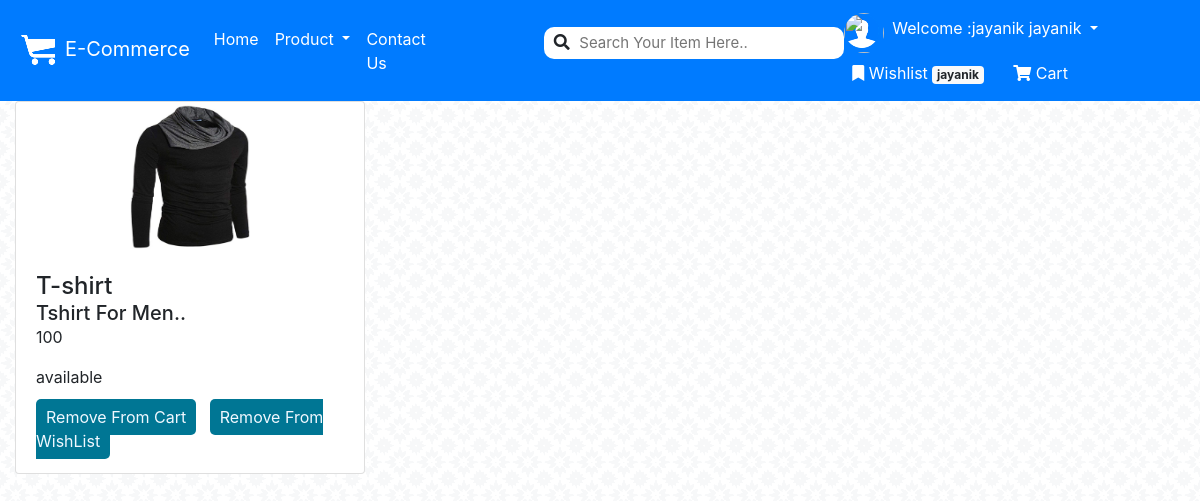
The app's page /user_product_details/11/ (signed in) with its own data.
### app1/models.py (models this page shows, shortened)
class Product(models.Model):
    CHOICES=(
        ("fashion",'fashion'),
        ("electronic",'electronic'),
        ("mobile",'mobile'),
    )
    user=models.ForeignKey(Registration,on_delete=models.CASCADE)
    product_category=models.CharField(max_length=200,choices=CHOICES,default="")
    product_name=models.CharField(max_length=100)
    product_price=models.CharField(max_length=100)
    product_desc=models.TextField()
    product_image=models.ImageField(upload_to='images/',default='images/user.png')
    product_stock=models.CharField(max_length=100,default="available")

### app1/views.py (the view)
# urls.py: path('user_product_details/<int:pk>/',views.user_product_details,name='user_product_details'),
def user_product_details(request,pk):
    flag=True
    flag_cart=True
    product=Product.objects.get(pk=pk)
    try:
        user=Registration.objects.get(email=request.session['email'])
        mywishlist=WishList.objects.filter(user=user)
        for i in mywishlist:
            if product.pk==i.product.pk:
                flag=False
                break
        mycart=Cart.objects.filter(user=user)
        for i in mycart:
            if product.pk==i.product.pk:
                flag_cart=False
                break
        return render(request,'user_product_details.html',{'product':product,'flag':flag,'flag_cart':flag_cart})
    except:
        return render(request,'user_product_details.html',{'product':product})

### app1/templates/user_product_details.html (shortened to what this page needs)
{% extends 'header.html'%}
{% block content %}
    <div class="row">
       <div id="box" class="col-sm-3">
           <div class="container">
                 <div class="card" style="width:350px">
                   <img class="card-img-top" src="{{product.product_image.url}}" alt="Card image" width=250px height=250px>
                       <div class="card-body">
                             <h4 class="card-title">{{product.product_name}}</h4>
                             <h5 class="card-title">{{product.product_desc}}</h5>
                             <p class="card-text">{{product.product_price}}</p>
                             <p class="card-text">{{product.product_stock}}</p>
                            {% if request.session.fname %}
                                {% if flag_cart == True %}
                                    <a href="{% url 'add_to_cart' pk=product.pk %}" id="morebtn">Add To Cart</a> &nbsp;
                                {% else%}
                                    <a href="{% url 'remove_from_cart' pk=product.pk %}" id="morebtn">Remove From Cart</a> &nbsp;
                                {% endif %}
                                {% if flag == True %}
                                    <a href="{% url 'add_to_wishlist' pk=product.pk %}" id="morebtn">Add To WishList</a>
                                {% else%}
                                    <a href="{% url 'remove_from_wishlist' pk=product.pk %}" id="morebtn">Remove From WishList</a>
                                {% endif %}
                            {% else %}
                             <a href="{% url 'login' %}" id="morebtn">Login For Buy Product</a>
                             {% endif %}
                       </div>
                 </div>
           </div>
       </div>
   </div>
{% endblock %}

### app1/static/css/style.css (style rules this page uses)
body { background-image: url(../img/bgflower.png); background-repeat: repeat; background-attachment: fixed; }
.card-img-top { height: 150px; width: 150px; margin: auto; }
#morebtn { border-radius: 5px; color: aliceblue; padding: 8px 10px; text-decoration: none; background-color: #007694; }
.card-title { margin: 0; }

### records on screen
Product: product_image (picture), product_name "T-shirt", product_desc "Tshirt For Men..", product_price "100", product_stock "available"

### other values on screen
{{ request.session.fname }} "jayanik"
{{ request.session.lname }} "jayanik"
{{ request.session.wishlist_len }} "jayanik"
